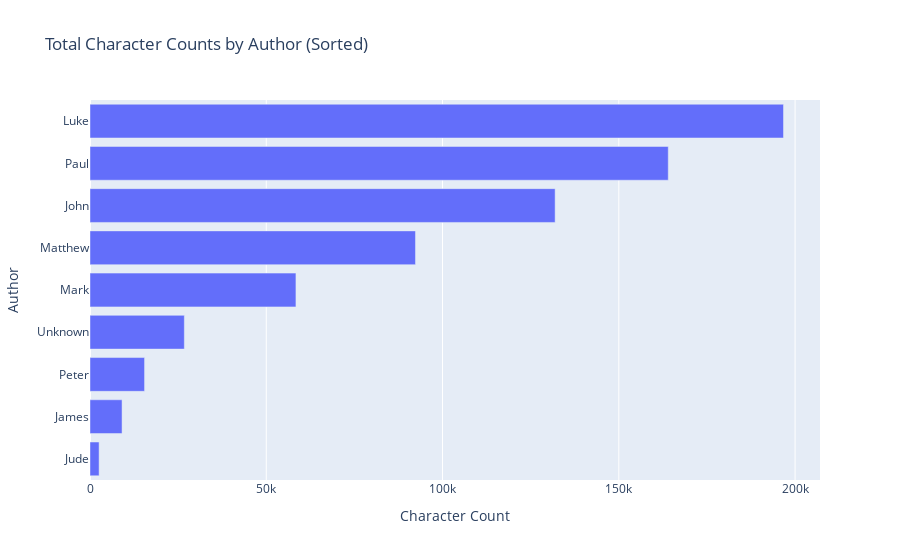

The cell this chart's notebook holds for it:
### Code cell
# Sort the data by 'char_count' in descending order
author_sums_sorted = author_sums.sort_values(by='char_count', ascending=True)

fig = px.bar(
    author_sums_sorted,
    x='char_count',
    y='author',
    orientation='h',
    title='Total Character Counts by Author (Sorted)',
    labels={'char_count': 'Character Count', 'author': 'Author'}
)
fig.show()

### Figure 1 — Plotly figure (JSON) as saved in the notebook; plotly's stock layout.template omitted (floating-point values rounded to 4 significant figures)
{"data": [{"alignmentgroup": "True", "hovertemplate": "Character Count=%{x}<br>Author=%{y}<extra></extra>", "legendgroup": "", "marker": {"color": "#636efa", "pattern": {"shape": ""}}, "name": "", "offsetgroup": "", "orientation": "h", "showlegend": false, "textposition": "auto", "type": "bar", "x": [2581, 9090, 15475, 26758, 58415, 92322, 131937, 164028, 196716], "xaxis": "x", "y": ["Jude", "James", "Peter", "Unknown", "Mark", "Matthew", "John", "Paul", "Luke"], "yaxis": "y"}], "layout": {"barmode": "relative", "legend": {"tracegroupgap": 0}, "title": {"text": "Total Character Counts by Author (Sorted)"}, "xaxis": {"anchor": "y", "domain": [0, 1], "title": {"text": "Character Count"}}, "yaxis": {"anchor": "x", "domain": [0, 1], "title": {"text": "Author"}}}}
